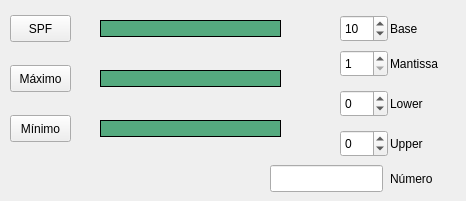
    <widget class="QWidget" name="tab_2">
     <attribute name="title">
      <string>Erro</string>
     </attribute>
     <widget class="QLabel" name="Mostrador_SPF">
      <property name="geometry">
       <rect>
        <x>100</x>
        <y>20</y>
        <width>181</width>
        <height>17</height>
       </rect>
      </property>
      <property name="cursor">
       <cursorShape>IBeamCursor</cursorShape>
      </property>
      <property name="styleSheet">
       <string notr="true">QLabel{
background-color:rgb(85, 170, 127);
}</string>
      </property>
      <property name="frameShape">
       <enum>QFrame::Box</enum>
      </property>
      <property name="text">
       <string/>
      </property>
     </widget>
     <widget class="QLineEdit" name="Numero2">
      <property name="geometry">
       <rect>
        <x>270</x>
        <y>165</y>
        <width>113</width>
        <height>27</height>
       </rect>
      </property>
      <property name="toolTip">
       <string/>
      </property>
      <property name="statusTip">
       <string>Use &quot;.&quot; para representar a parte fracionária.</string>
      </property>
     </widget>
     <widget class="QPushButton" name="SPF">
      <property name="geometry">
       <rect>
        <x>10</x>
        <y>15</y>
        <width>61</width>
        <height>27</height>
       </rect>
      </property>
      <property name="cursor">
       <cursorShape>PointingHandCursor</cursorShape>
      </property>
      <property name="text">
       <string>SPF</string>
      </property>
     </widget>
     <widget class="QLabel" name="label_11">
      <property name="geometry">
       <rect>
        <x>390</x>
        <y>95</y>
        <width>67</width>
        <height>17</height>
       </rect>
      </property>
      <property name="text">
       <string>Lower</string>
      </property>
     </widget>
     <widget class="QPushButton" name="minimo">
      <property name="geometry">
       <rect>
        <x>10</x>
        <y>115</y>
        <width>61</width>
        <height>27</height>
       </rect>
      </property>
      <property name="cursor">
       <cursorShape>PointingHandCursor</cursorShape>
      </property>
      <property name="text">
       <string>Mínimo</string>
      </property>
     </widget>
     <widget class="QSpinBox" name="Mantissa">
      <property name="geometry">
       <rect>
        <x>340</x>
        <y>50</y>
        <width>48</width>
        <height>27</height>
       </rect>
      </property>
      <property name="statusTip">
       <string>Número de dígitos usados na mantissa.</string>
      </property>
      <property name="minimum">
       <number>1</number>
      </property>
     </widget>
     <widget class="QLabel" name="label_12">
      <property name="geometry">
       <rect>
        <x>390</x>
        <y>20</y>
        <width>67</width>
        <height>17</height>
       </rect>
      </property>
      <property name="text">
       <string>Base</string>
      </property>
     </widget>
     <widget class="QSpinBox" name="Base">
      <property name="geometry">
       <rect>
        <x>340</x>
        <y>15</y>
        <width>48</width>
        <height>27</height>
       </rect>
      </property>
      <property name="statusTip">
       <string>Base do sistema. Mínimo 2 e máximo 36.</string>
      </property>
      <property name="minimum">
       <number>2</number>
      </property>
      <property name="maximum">
       <number>36</number>
      </property>
      <property name="value">
       <number>10</number>
      </property>
     </widget>
     <widget class="QSpinBox" name="Upper">
      <property name="geometry">
       <rect>
        <x>340</x>
        <y>130</y>
        <width>48</width>
        <height>27</height>
       </rect>
      </property>
      <property name="statusTip">
       <string>Maior expoente.</string>
      </property>
      <property name="minimum">
       <number>-99</number>
      </property>
     </widget>
     <widget class="QSpinBox" name="Lower">
      <property name="geometry">
       <rect>
        <x>340</x>
        <y>90</y>
        <width>48</width>
        <height>27</height>
       </rect>
      </property>
      <property name="statusTip">
       <string>Menor expoente.</string>
      </property>
      <property name="minimum">
       <number>-99</number>
      </property>
     </widget>
     <widget class="QLabel" name="Mostrador_max">
      <property name="geometry">
       <rect>
        <x>100</x>
        <y>70</y>
        <width>181</width>
        <height>17</height>
       </rect>
      </property>
      <property name="cursor">
       <cursorShape>IBeamCursor</cursorShape>
      </property>
      <property name="styleSheet">
       <string notr="true">QLabel{
background-color:rgb(85, 170, 127);
}</string>
      </property>
      <property name="frameShape">
       <enum>QFrame::Box</enum>
      </property>
      <property name="text">
       <string/>
      </property>
     </widget>
     <widget class="QLabel" name="label_13">
      <property name="geometry">
       <rect>
        <x>390</x>
        <y>170</y>
        <width>67</width>
        <height>17</height>
       </rect>
      </property>
      <property name="text">
       <string>Número</string>
      </property>
     </widget>
     <widget class="QLabel" name="label4">
      <property name="geometry">
       <rect>
        <x>390</x>
        <y>135</y>
        <width>67</width>
        <height>17</height>
       </rect>
      </property>
      <property name="text">
       <string>Upper</string>
      </property>
     </widget>
     <widget class="QPushButton" name="maximo">
      <property name="geometry">
       <rect>
        <x>10</x>
        <y>65</y>
        <width>61</width>
        <height>27</height>
       </rect>
      </property>
      <property name="cursor">
       <cursorShape>PointingHandCursor</cursorShape>
      </property>
      <property name="text">
       <string>Máximo</string>
      </property>
     </widget>
     <widget class="QLabel" name="label_14">
      <property name="geometry">
       <rect>
        <x>390</x>
        <y>55</y>
        <width>67</width>
        <height>17</height>
       </rect>
      </property>
      <property name="text">
       <string>Mantissa</string>
      </property>
     </widget>
     <widget class="QLabel" name="Mostrador_min">
      <property name="geometry">
       <rect>
        <x>100</x>
        <y>120</y>
        <width>181</width>
        <height>17</height>
       </rect>
      </property>
      <property name="cursor">
       <cursorShape>IBeamCursor</cursorShape>
      </property>
      <property name="styleSheet">
       <string notr="true">QLabel{
background-color:rgb(85, 170, 127);
}</string>
      </property>
      <property name="frameShape">
       <enum>QFrame::Box</enum>
      </property>
      <property name="text">
       <string/>
      </property>
     </widget>
    </widget>
